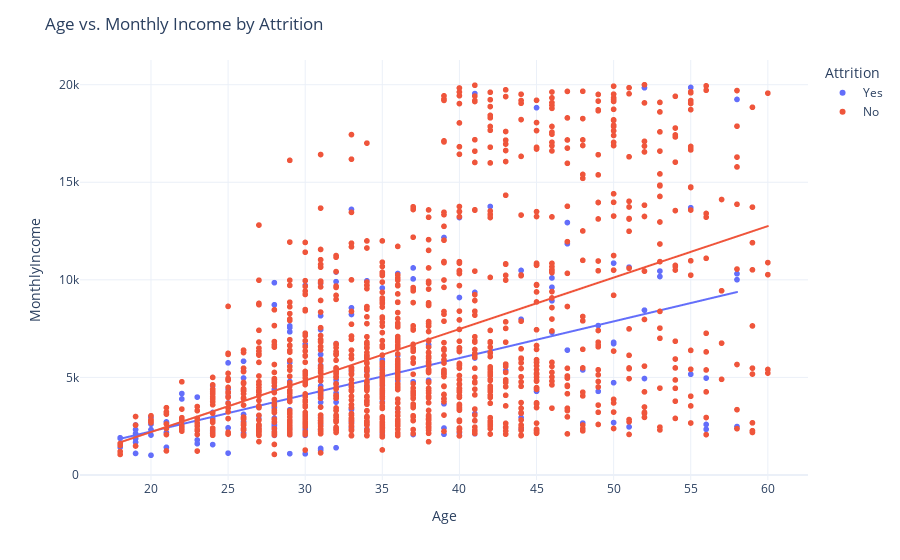

The notebook cell saved with this chart:
### Code cell
fig=px.scatter(df, x="Age",y="MonthlyIncome", color="Attrition",
              trendline="ols")
#OLS=Ordinary Line Square
fig.update_layout(title="Age vs. Monthly Income by Attrition")
fig.show()

### Figure 1 — Plotly figure (JSON) as saved in the notebook; plotly's stock layout.template omitted (floating-point values rounded to 4 significant figures; data arrays with more than 128 entries replaced by an {"elided": "..."} marker saying what was removed)
{"data": [{"hovertemplate": "Attrition=Yes<br>Age=%{x}<br>MonthlyIncome=%{y}<extra></extra>", "legendgroup": "Yes", "marker": {"color": "#636efa", "symbol": "circle"}, "mode": "markers", "name": "Yes", "showlegend": true, "type": "scattergl", "x": {"elided": "237 int values"}, "xaxis": "x", "y": {"elided": "237 int values"}, "yaxis": "y"}, {"hovertemplate": "<b>OLS trendline</b><br>MonthlyIncome = 188.072 * Age + -1533.56<br>R<sup>2</sup>=0.250603<br><br>Attrition=Yes<br>Age=%{x}<br>MonthlyIncome=%{y} <b>(trend)</b><extra></extra>", "legendgroup": "Yes", "marker": {"color": "#636efa", "symbol": "circle"}, "mode": "lines", "name": "Yes", "showlegend": false, "type": "scattergl", "x": {"elided": "237 int values"}, "xaxis": "x", "y": {"elided": "237 float values"}, "yaxis": "y"}, {"hovertemplate": "Attrition=No<br>Age=%{x}<br>MonthlyIncome=%{y}<extra></extra>", "legendgroup": "No", "marker": {"color": "#EF553B", "symbol": "circle"}, "mode": "markers", "name": "No", "showlegend": true, "type": "scattergl", "x": {"elided": "1233 int values"}, "xaxis": "x", "y": {"elided": "1233 int values"}, "yaxis": "y"}, {"hovertemplate": "<b>OLS trendline</b><br>MonthlyIncome = 263.838 * Age + -3077.32<br>R<sup>2</sup>=0.236889<br><br>Attrition=No<br>Age=%{x}<br>MonthlyIncome=%{y} <b>(trend)</b><extra></extra>", "legendgroup": "No", "marker": {"color": "#EF553B", "symbol": "circle"}, "mode": "lines", "name": "No", "showlegend": false, "type": "scattergl", "x": {"elided": "1233 int values"}, "xaxis": "x", "y": {"elided": "1233 float values"}, "yaxis": "y"}], "layout": {"legend": {"title": {"text": "Attrition"}, "tracegroupgap": 0}, "margin": {"t": 60}, "title": {"text": "Age vs. Monthly Income by Attrition"}, "xaxis": {"anchor": "y", "domain": [0, 1], "title": {"text": "Age"}}, "yaxis": {"anchor": "x", "domain": [0, 1], "title": {"text": "MonthlyIncome"}}}}
